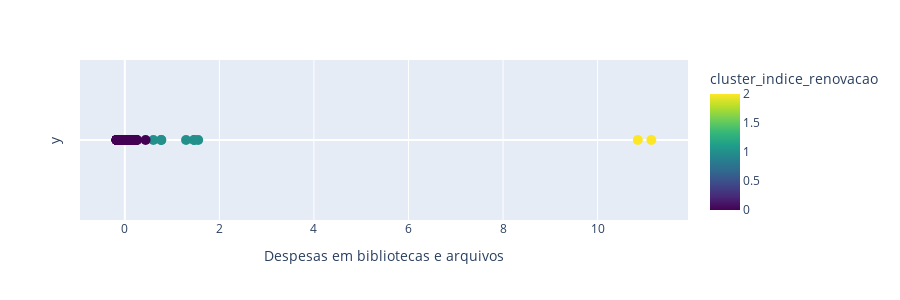

The notebook cell saved with this chart:
### Markdown cell above
### Análise de Despesas em bibliotecas e arquivos

### Code cell
df_indice_renovacao = processar_ficheiro('/Users/joaopino/Principal/2Semester/ADE/project/data/dados_municipio/Cultura_Desporto_e_Lazer_(7)/Despesas em bibliotecas e arquivos.xls',0)
df_indice_renovacao = carregar_municipios(df_indice_renovacao)
print(df_indice_renovacao.shape)

aplicar_kmeans(df_indice_renovacao,nome_cluster='cluster_indice_renovacao')

### Figure 1 — Plotly figure (JSON) as saved in the notebook; plotly's stock layout.template omitted (floating-point values rounded to 4 significant figures; data arrays with more than 128 entries replaced by an {"elided": "..."} marker saying what was removed)
{"data": [{"customdata": {"elided": "257x3 mixed values"}, "hovertemplate": "valor=%{x}<br>y=%{y}<br>local=%{customdata[0]}<br>codigo=%{customdata[1]}<br>Despesas em bibliotecas e arquivos=%{customdata[2]}<br>cluster_indice_renovacao=%{marker.color}<extra></extra>", "legendgroup": "", "marker": {"color": {"elided": "257 int values"}, "coloraxis": "coloraxis", "size": 10, "symbol": "circle"}, "mode": "markers", "name": "", "orientation": "v", "showlegend": false, "type": "scatter", "x": {"elided": "257 float values"}, "xaxis": "x", "y": {"elided": "257 int values"}, "yaxis": "y"}], "layout": {"coloraxis": {"colorbar": {"title": {"text": "cluster_indice_renovacao"}}, "colorscale": [[0, "#440154"], [0.1111, "#482878"], [0.2222, "#3e4989"], [0.3333, "#31688e"], [0.4444, "#26828e"], [0.5556, "#1f9e89"], [0.6667, "#35b779"], [0.7778, "#6ece58"], [0.8889, "#b5de2b"], [1, "#fde725"]]}, "height": 300, "legend": {"tracegroupgap": 0}, "margin": {"t": 60}, "xaxis": {"anchor": "y", "domain": [0, 1], "title": {"text": "Despesas em bibliotecas e arquivos"}}, "yaxis": {"anchor": "x", "domain": [0, 1], "showgrid": false, "showticklabels": false, "title": {"text": "y"}}}}
